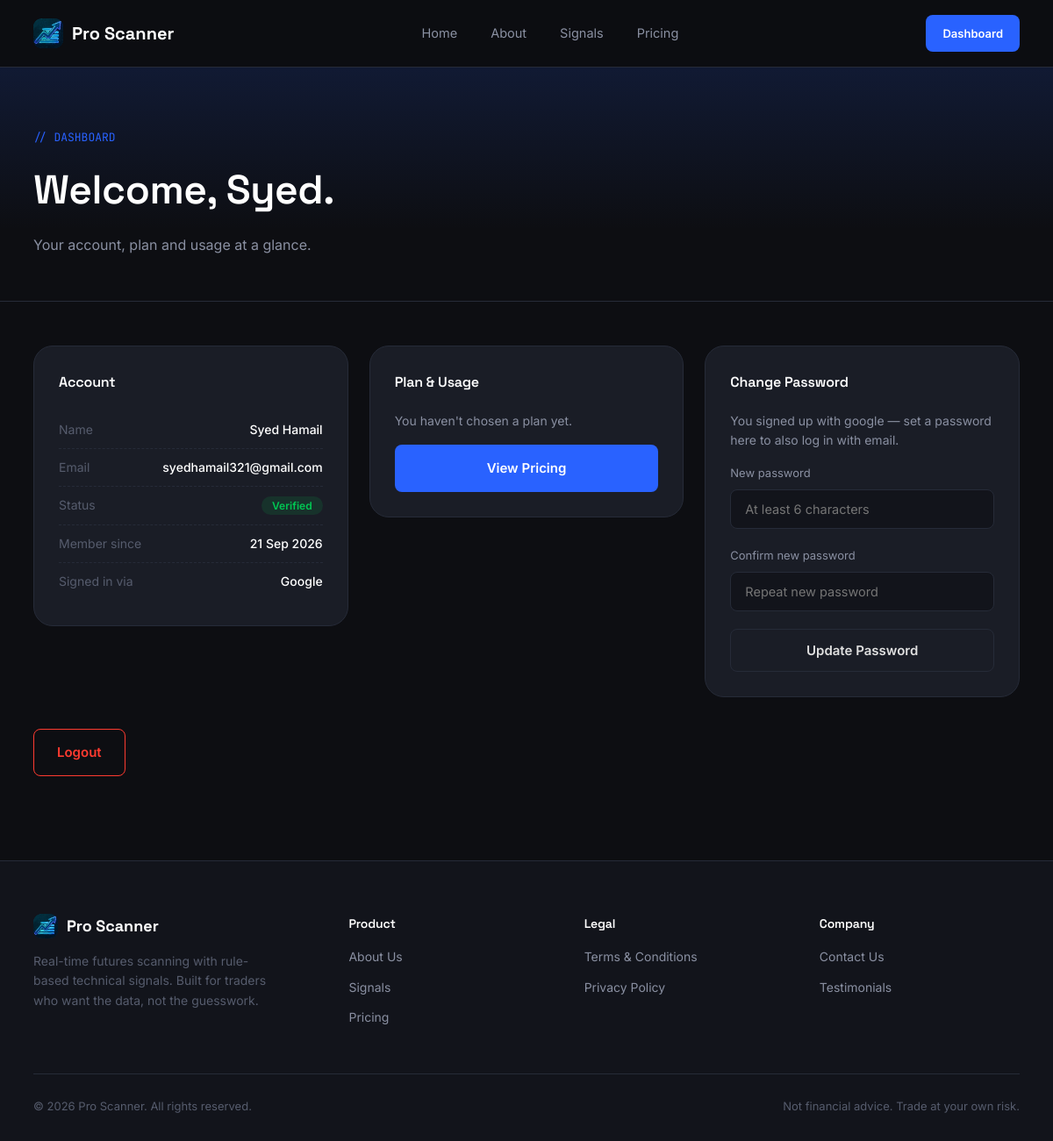
The app's page /dashboard (signed in) with its own data.
### models.py (models this page shows)
class User(db.Model, UserMixin):
    __tablename__ = "users"
    id = db.Column(db.Integer, primary_key=True)
    name = db.Column(db.String(120), nullable=False)
    email = db.Column(db.String(180), unique=True, nullable=False, index=True)
    password_hash = db.Column(db.String(255), nullable=True)
    is_verified = db.Column(db.Boolean, default=False, nullable=False)
    verification_token = db.Column(db.String(64), unique=True, nullable=True)
    verification_sent_at = db.Column(db.DateTime, nullable=True)
    signup_next = db.Column(db.String(255), nullable=True)
    oauth_provider = db.Column(db.String(20), nullable=True)   # 'google' | 'github'
    oauth_id = db.Column(db.String(120), nullable=True)
    created_at = db.Column(db.DateTime, default=datetime.utcnow)
    last_login_at = db.Column(db.DateTime, nullable=True)
    plan = db.Column(db.String(20), nullable=True)   # 'basic' | 'advanced' | 'premium'
    plan_started_at = db.Column(db.DateTime, nullable=True)
    paddle_customer_id = db.Column(db.String(120), nullable=True)
    paddle_subscription_id = db.Column(db.String(120), nullable=True)
    scan_count = db.Column(db.Integer, default=0, nullable=False)
    scan_window_start = db.Column(db.DateTime, nullable=True)

### app.py (the view)
@app.route("/dashboard")
@login_required
def dashboard():
    status = scan_status(current_user)
    return render_template("dashboard.html", status=status, plan_cfg=plan_config(current_user.plan))

### app.py (called while the page is built)
@login_manager.user_loader
def load_user(user_id):
    return db.session.get(User, int(user_id))

@app.context_processor
def inject_seo_defaults():
    return dict(
        site_url=SITE_URL,
        canonical_url=f"{SITE_URL}{request.path}",
        default_og_image=f"{SITE_URL}/static/img/og-image.png",
    )

@app.template_filter("dt")
def dt_filter(dt):
    if not dt:
        return "—"
    return dt.strftime("%d %b %Y")

### plans.py (called while the page is built, shortened)
def plan_config(plan):
    return PLAN_LIMITS.get(plan)

def scan_status(user):
    now = datetime.utcnow()
    cfg = plan_config(user.plan) if user.plan else None
    if not cfg:
        return {"allowed": False, "reason": "no_plan"}

### templates/dashboard.html (shortened to what this page needs)
{% extends "base.html" %}
{% block content %}
<section class="page-hero">
  <div class="wrap">
    <span class="section-tag">// DASHBOARD</span>
    <h1>Welcome, {{ current_user.name.split(' ')[0] }}.</h1>
    <p>Your account, plan and usage at a glance.</p>
  </div>
</section>
<section style="padding-top:50px;">
  <div class="wrap dashboard-grid">
    <div class="dash-card reveal">
      <h3>Account</h3>
      <div class="dash-row"><span class="lbl">Name</span><span class="val">{{ current_user.name }}</span></div>
      <div class="dash-row"><span class="lbl">Email</span><span class="val">{{ current_user.email }}</span></div>
      <div class="dash-row">
        <span class="lbl">Status</span>
        <span class="val">
          {% if current_user.is_verified %}
            <span class="status-pill status-ok">Verified</span>
          {% else %}
            <span class="status-pill status-warn">Not verified</span>
          {% endif %}
        </span>
      </div>
      <div class="dash-row"><span class="lbl">Member since</span><span class="val">{{ current_user.created_at | dt }}</span></div>
      {% if current_user.oauth_provider %}
      <div class="dash-row"><span class="lbl">Signed in via</span><span class="val" style="text-transform:capitalize;">{{ current_user.oauth_provider }}</span></div>
      {% endif %}
    </div>
    <div class="dash-card reveal">
      <h3>Plan &amp; Usage</h3>
      {% if not current_user.plan %}
        <p class="dash-empty">You haven't chosen a plan yet.</p>
        <a href="{{ url_for('pricing') }}" class="btn btn-primary" style="width:100%;">View Pricing</a>
      {% endif %}
    </div>
    <div class="dash-card reveal">
      <h3>Change Password</h3>
      <form method="POST" action="{{ url_for('change_password') }}">
        {% if current_user.password_hash %}
        <div class="field">
          <label for="current_password">Current password</label>
          <input type="password" id="current_password" name="current_password" placeholder="••••••••">
        </div>
        {% else %}
        <p class="dash-empty" style="margin-bottom:16px;">You signed up with {{ current_user.oauth_provider }} — set a password here to also log in with email.</p>
        {% endif %}
        <div class="field">
          <label for="new_password">New password</label>
          <input type="password" id="new_password" name="new_password" placeholder="At least 6 characters" minlength="6">
        </div>
        <div class="field">
          <label for="confirm_password">Confirm new password</label>
          <input type="password" id="confirm_password" name="confirm_password" placeholder="Repeat new password" minlength="6">
        </div>
        <button type="submit" class="btn btn-ghost" style="width:100%;">Update Password</button>
      </form>
    </div>
  </div>
  <div class="wrap" style="margin-top:36px;">
    <a href="{{ url_for('logout') }}" class="btn btn-ghost" style="border-color:var(--sell); color:var(--sell);">Logout</a>
  </div>
</section>
{% endblock %}

### static/css/style.css (style rules this page uses)
:root { --bg: #0D0E12; --bg-raised: #12141b; --panel: #1A1D26; --panel-border: #262b38; --accent: #2962FF; --accent-soft: rgba(41, 98, 255, 0.14); --buy: #00C853; --buy-soft: rgba(0, 200, 83, 0.12); --sell: #FF3B30; --sell-soft: rgba(255, 59, 48, 0.12); --text: #E0E0E0; --text-dim: #8A90A2; --text-faint: #565c6d; --font-display: 'Space Grotesk', 'Inter', sans-serif; --font-body: 'Inter', -apple-system, BlinkMacSystemFont, sans-serif; --font-mono: 'JetBrains Mono', 'Courier New', monospace; --radius-sm: 8px; --radius-md: 14px; --radius-lg: 22px; --container: 1180px; }
* { margin: 0; padding: 0; box-sizing: border-box; }
html { scroll-behavior: smooth; }
body { background: var(--bg); color: var(--text); font-family: var(--font-body); line-height: 1.6; overflow-x: hidden; }
a { color: inherit; text-decoration: none; }
button { font-family: inherit; cursor: pointer; }
.wrap { max-width: var(--container); margin: 0 auto; padding: 0 28px; }
h1, h2, h3, h4 { font-family: var(--font-display); font-weight: 600; letter-spacing: -0.01em; }
.btn { display: inline-flex; align-items: center; justify-content: center; gap: 10px; padding: 14px 26px; border-radius: var(--radius-sm); font-weight: 600; font-size: 15px; border: 1px solid transparent; transition: transform 0.18s ease, box-shadow 0.18s ease, background 0.18s ease, border-color 0.18s ease; white-space: nowrap; }
.btn-primary { background: var(--accent); color: #fff; }
.btn-ghost { background: transparent; color: var(--text); border-color: var(--panel-border); }
section { padding: 96px 0; }
.section-tag { color: var(--accent); font-family: var(--font-mono); font-size: 13px; }
.field { margin-bottom: 20px; }
.field label { display: block; font-size: 13px; color: var(--text-dim); margin-bottom: 8px; }
.field input, .field textarea { width: 100%; background: var(--bg-raised); border: 1px solid var(--panel-border); border-radius: var(--radius-sm); padding: 13px 16px; color: var(--text); font-family: inherit; font-size: 14.5px; transition: border-color 0.15s ease, box-shadow 0.15s ease; }
.reveal { opacity: 0; transform: translateY(24px); transition: opacity 0.7s ease, transform 0.7s ease; }
.reveal.in { opacity: 1; transform: translateY(0); }
.page-hero { padding: 70px 0 50px; border-bottom: 1px solid var(--panel-border); background: linear-gradient(180deg, var(--accent-soft), transparent 70%); }
.page-hero .section-tag { display: block; margin-bottom: 12px; }
.page-hero h1 { font-size: clamp(30px, 4.4vw, 46px); color: #fff; }
.page-hero p { color: var(--text-dim); margin-top: 14px; max-width: 640px; }
.dashboard-grid { display: grid; grid-template-columns: repeat(3, 1fr); gap: 24px; align-items: start; }
.dash-card { background: var(--panel); border: 1px solid var(--panel-border); border-radius: var(--radius-lg); padding: 28px; }
.dash-card h3 { color: #fff; font-size: 16px; margin-bottom: 20px; }
.dash-row { display: flex; justify-content: space-between; gap: 12px; padding: 10px 0; border-bottom: 1px dashed var(--panel-border); font-size: 14px; }
.dash-row:last-of-type { border-bottom: none; }
.dash-row .lbl { color: var(--text-faint); }
.dash-row .val { color: #fff; font-weight: 500; text-align: right; }
.dash-empty { color: var(--text-dim); font-size: 14px; margin-bottom: 16px; }
.status-pill { padding: 3px 12px; border-radius: 999px; font-size: 12px; font-weight: 600; }
.status-ok { background: var(--buy-soft); color: var(--buy); }

### records on screen
User: name "Syed", name "Syed Hamail", email "syedhamail321@gmail.com", created_at|dt "21 Sep 2026", oauth_provider "Google", oauth_provider "google"
